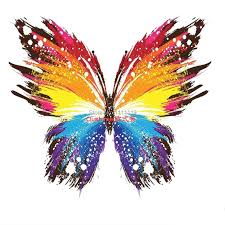
#> input picture A-TEMEL ÇALIŞMA/10-reSize/kelebek.jpg, 225 x 225 px
$ python reSize.py
#> lines starting #> are read from the running program, lines starting #| are printed output that depends on the picture
import cv2
import numpy as np

yukseklik=225
genislik=225

resim1=cv2.imread("kelebek.jpg")
#> resim1 is the input picture: shape (225, 225, 3); mean B, G, R 194.3, 202.1, 215.4
resim2=cv2.imread("kus.jpg")
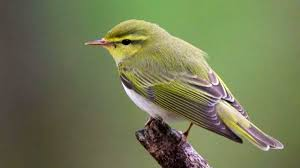
#> input picture A-TEMEL ÇALIŞMA/10-reSize/kus.jpg, 300 x 168 px
#> resim2 is the input picture: shape (168, 300, 3); mean B, G, R 84.4, 121, 114.2
resim1_1=cv2.resize(resim1,(genislik,yukseklik))
resim2_1=cv2.resize(resim2,(genislik,yukseklik))
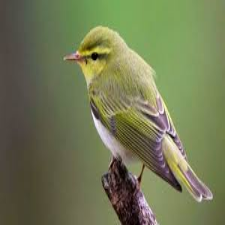
#> resim2_1: shape (225, 225, 3); mean B, G, R 84.4, 120.9, 114.1

cv2.imshow("degişen boyutlu",resim1_1)
cv2.imwrite("kelebek_boyut.jpg",resim1_1)
cv2.imshow("degişen boyutlu",resim2_1)
cv2.imwrite("kus_boyut.jpg",resim2_1)


cv2.waitKey(0)
cv2.destroyAllWindows()
